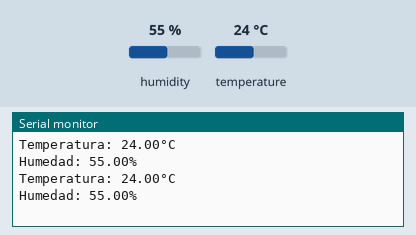
A sketch run on a simulated ESP32. Shown: the last lines printed to the serial monitor. The inputs (shaded band) are chosen by the test bench; at power-on: humidity 55 %, temperature 24 °C.

Above: at 2.8 s.
2.9 s: humidity set to 22 %
At 4.9 s:
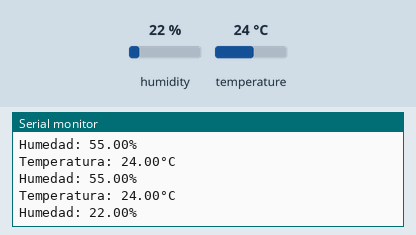
5.6 s: temperature set to 12 °C
At 6.6 s:
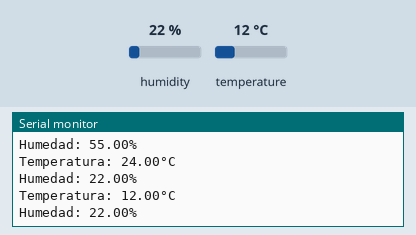
8.3 s: humidity set to 40 %
At 11.2 s:
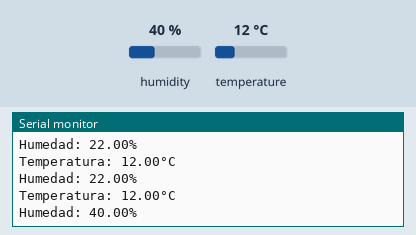
Timing chart, 0 to 12.7 s (numbered marks = the images above; inputs shaded):
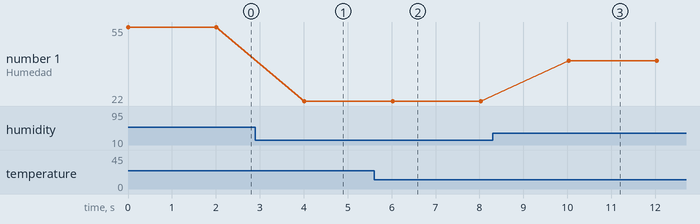

Measured:
- after the input at 2.9 s, the serial monitor: prints a new line after 1.1 s (image 1)
- after the input at 5.6 s, the serial monitor: prints a new line after 0.42 s (image 2)
- after the input at 8.3 s, the serial monitor: prints a new line after 1.7 s (image 3)
- plotted number 1: 55 → 22 after the input at 2.9 s, 22 → 40 after the input at 8.3 s

The sketch:

sensor-temperatura.ino
```cpp
// Importar la biblioteca DHT22
#include <DHT.h>

// Definir el pin que se utilizará para conectar el sensor DHT22
const int DHT_PIN = 4; // GPIO 4

// Instanciar un objeto DHT de tipo DHT22
DHT dht(DHT_PIN, DHT22);

void setup() {
  // Inicializar la comunicación serie a una velocidad de 115200 bps
  Serial.begin(115200);

  // Inicializar el sensor DHT22
  dht.begin();
}

void loop() {
  // Leer los datos del sensor DHT22 (temperatura y humedad)
  float temperatura = dht.readTemperature();
  float humedad = dht.readHumidity();

  // Imprimir los datos en la consola serial para debug
  Serial.println("Temperatura: " + String(temperatura) + "°C");
  Serial.println("Humedad: " + String(humedad) + "%");

  // Asegurarse de que los valores leídos sean válidos (no NaN ni infinito)
  if (!isnan(temperatura) && !isnan(humedad)) {
    // No hacer nada si los valores son válidos
  } else {
    // Imprimir un mensaje de error en la consola serial para debug
    Serial.println("Error al leer los datos del sensor DHT22");
  }

  // Esperar durante 2 segundos antes de leer nuevamente los datos
  delay(2000);
}
```
